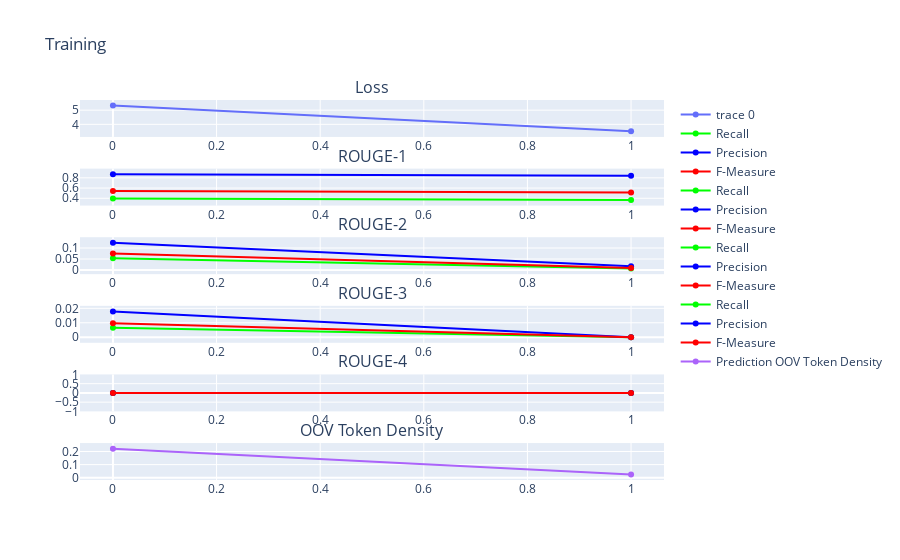

The cell this chart's notebook holds for it:
### Code cell
model, optimizer, loss_function, epochs_num = sm.start_training(
model, #the model obtained from sm.instantiate_model().
attention, #resposible for attention computation.
optimizer, #the optimizer obtained from sm.instantiate_model().
loss_function, #the loss function obtained from sm.instantiate_model().
0, #the number of previous epochs, in case you are loading the model from checkpoint.
train_set, #the train set from the dataset.
validation_set, #the validation set from the dataset.
1, #the number of total epochs needed to finish the training.
metrics, #the metrics to be logged obtained from sm.instantiate metrics.
LOG_EVERY, #the metrics are logged every LOG_EVERY tarining iterations.
VALIDATION_LOG_EVERY #the model is validated after every epoch, during validation the metrics are logged every VALIDATION_LOG_EVERY iterations.
)
#training_started.
#to load a model from a checkpoint use utils.load(checkpoint_path).

### Figure 1 — Plotly figure (JSON) as saved in the notebook; plotly's stock layout.template omitted (floating-point values rounded to 4 significant figures)
{"data": [{"type": "scatter", "xaxis": "x", "y": [5.321, 3.506], "yaxis": "y"}, {"marker": {"color": "rgba(0, 255, 0, 1)"}, "name": "Recall", "type": "scatter", "xaxis": "x2", "y": [0.3951, 0.3673], "yaxis": "y2"}, {"marker": {"color": "rgba(0, 0, 255, 1)"}, "name": "Precision", "type": "scatter", "xaxis": "x2", "y": [0.8709, 0.8413], "yaxis": "y2"}, {"marker": {"color": "rgba(255, 0, 0, 1)"}, "name": "F-Measure", "type": "scatter", "xaxis": "x2", "y": [0.5436, 0.5113], "yaxis": "y2"}, {"marker": {"color": "rgba(0, 255, 0, 1)"}, "name": "Recall", "type": "scatter", "xaxis": "x3", "y": [0.05344, 0.006597], "yaxis": "y3"}, {"marker": {"color": "rgba(0, 0, 255, 1)"}, "name": "Precision", "type": "scatter", "xaxis": "x3", "y": [0.1237, 0.01674], "yaxis": "y3"}, {"marker": {"color": "rgba(255, 0, 0, 1)"}, "name": "F-Measure", "type": "scatter", "xaxis": "x3", "y": [0.07464, 0.009465], "yaxis": "y3"}, {"marker": {"color": "rgba(0, 255, 0, 1)"}, "name": "Recall", "type": "scatter", "xaxis": "x4", "y": [0.006624, 0], "yaxis": "y4"}, {"marker": {"color": "rgba(0, 0, 255, 1)"}, "name": "Precision", "type": "scatter", "xaxis": "x4", "y": [0.01786, 0], "yaxis": "y4"}, {"marker": {"color": "rgba(255, 0, 0, 1)"}, "name": "F-Measure", "type": "scatter", "xaxis": "x4", "y": [0.009663, 0], "yaxis": "y4"}, {"marker": {"color": "rgba(0, 255, 0, 1)"}, "name": "Recall", "type": "scatter", "xaxis": "x5", "y": [0, 0], "yaxis": "y5"}, {"marker": {"color": "rgba(0, 0, 255, 1)"}, "name": "Precision", "type": "scatter", "xaxis": "x5", "y": [0, 0], "yaxis": "y5"}, {"marker": {"color": "rgba(255, 0, 0, 1)"}, "name": "F-Measure", "type": "scatter", "xaxis": "x5", "y": [0, 0], "yaxis": "y5"}, {"name": "Prediction OOV Token Density", "type": "scatter", "xaxis": "x6", "y": [0.2219, 0.025], "yaxis": "y6"}], "layout": {"annotations": [{"font": {"size": 16}, "showarrow": false, "text": "Loss", "x": 0.5, "xanchor": "center", "xref": "paper", "y": 1.0, "yanchor": "bottom", "yref": "paper"}, {"font": {"size": 16}, "showarrow": false, "text": "ROUGE-1", "x": 0.5, "xanchor": "center", "xref": "paper", "y": 0.8194, "yanchor": "bottom", "yref": "paper"}, {"font": {"size": 16}, "showarrow": false, "text": "ROUGE-2", "x": 0.5, "xanchor": "center", "xref": "paper", "y": 0.6389, "yanchor": "bottom", "yref": "paper"}, {"font": {"size": 16}, "showarrow": false, "text": "ROUGE-3", "x": 0.5, "xanchor": "center", "xref": "paper", "y": 0.4583, "yanchor": "bottom", "yref": "paper"}, {"font": {"size": 16}, "showarrow": false, "text": "ROUGE-4", "x": 0.5, "xanchor": "center", "xref": "paper", "y": 0.2778, "yanchor": "bottom", "yref": "paper"}, {"font": {"size": 16}, "showarrow": false, "text": "OOV Token Density", "x": 0.5, "xanchor": "center", "xref": "paper", "y": 0.09722, "yanchor": "bottom", "yref": "paper"}], "autosize": true, "title": {"text": "Training"}, "xaxis": {"anchor": "y", "autorange": true, "domain": [0, 1], "range": [-0.06219, 1.062]}, "xaxis2": {"anchor": "y2", "autorange": true, "domain": [0, 1], "range": [-0.06219, 1.062]}, "xaxis3": {"anchor": "y3", "autorange": true, "domain": [0, 1], "range": [-0.06219, 1.062]}, "xaxis4": {"anchor": "y4", "autorange": true, "domain": [0, 1], "range": [-0.06219, 1.062]}, "xaxis5": {"anchor": "y5", "autorange": true, "domain": [0, 1], "range": [-0.06219, 1.062]}, "xaxis6": {"anchor": "y6", "autorange": true, "domain": [0, 1], "range": [-0.06219, 1.062]}, "yaxis": {"anchor": "x", "autorange": true, "domain": [0.9028, 1.0], "range": [3.335, 5.492], "type": "linear"}, "yaxis2": {"anchor": "x2", "autorange": true, "domain": [0.7222, 0.8194], "range": [0.3198, 0.9183], "type": "linear"}, "yaxis3": {"anchor": "x3", "autorange": true, "domain": [0.5417, 0.6389], "range": [-0.004425, 0.1347], "type": "linear"}, "yaxis4": {"anchor": "x4", "autorange": true, "domain": [0.3611, 0.4583], "range": [-0.001681, 0.01954], "type": "linear"}, "yaxis5": {"anchor": "x5", "autorange": true, "domain": [0.1806, 0.2778], "range": [-1, 1], "type": "linear"}, "yaxis6": {"anchor": "x6", "autorange": true, "domain": [0, 0.09722], "range": [0.006467, 0.2404], "type": "linear"}}}
